Frame 1 (no input): blank canvas, image omitted
Frame 60 (no input): blank canvas, image omitted
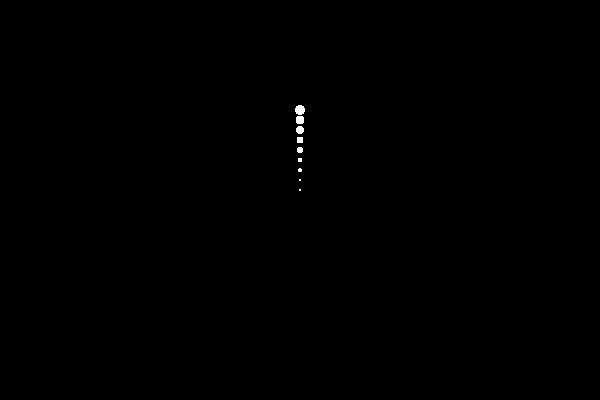
Frame 120 (the mouse pressed at the canvas centre since frame 60)

The p5.js sketch whose frames 1 and 60 were blank and that drew this single picture after the mouse press (run headless with seeded random() and noise() and a simulated clock; from frame 60 on, the mouse is pressed at the canvas centre):

// p5.js sketch
// ── sketch.js
function setup() {
  createCanvas(600, 400);
  background(0);
  stroke(255);
}

function draw() {
  if (mouseIsPressed) {
    translate(mouseX, mouseY);
    for(var i = 0; i < 10; i++) {
      strokeWeight(i);
      point(0, i * -10);
    }
  }
}
